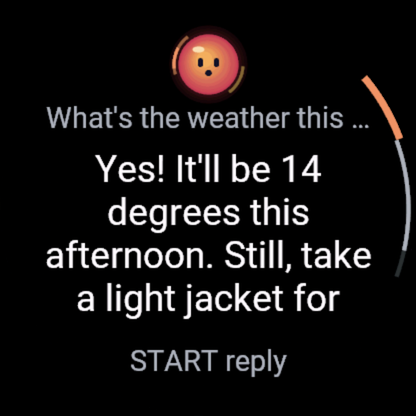
#> input picture store-screenshots/ask-4-answer-en.png, 416 x 416 px, found by its file name
$ python watch2.py out.png
#> lines starting #> are read from the running program, lines starting #| are printed output that depends on the picture; after the words box and inside, x2 and y2 are one past the last pixel; in counts of white or black regions, pixels touching at a corner belong together
### store-assets-v2/_build/lib.py
import numpy as np
from PIL import Image, ImageDraw, ImageFilter, ImageFont, ImageChops

G='/usr/share/fonts/truetype/sand-box/google/'
FONTS={'head':G+'Inter Tight/InterTight-VariableFont_wght.ttf','body':G+'Inter/Inter-VariableFont_opsz,wght.ttf','word':G+'Sora/Sora-VariableFont_wght.ttf'}
# [5 lines left out: function font, not called in this run]

def hx(h): h=h.lstrip('#'); return np.array([int(h[i:i+2],16) for i in (0,2,4)],float)/255
PAL={
 'aurore':[hx('5536E8'),hx('FF74B8'),hx('B68DFF')],
 'lagon':[hx('0A5BD0'),hx('40F0D2'),hx('74E4FF')],
 'braise':[hx('D42F55'),hx('FFB648'),hx('FF8E5E')],
}
#> further down, im is the input picture: PIL image 416x416 RGB; mean R, G, B 21.4, 19, 19
INK=hx('16112E'); DEEP=hx('0B0820')

def grid(w,h):
    y,x=np.mgrid[0:h,0:w].astype(float)
    return x,y

def blob(x,y,cx,cy,r):
    return np.exp(-(((x-cx)**2+(y-cy)**2)/(r*r)))

# [13 lines left out: function background, not called in this run]

def to_img(a):
    return Image.fromarray((np.clip(a,0,1)*255+0.5).astype(np.uint8))

# [53 lines left out: function orb_layer, not called in this run]

def add_layer(base,glow):
    return ImageChops.add(base.convert('RGB'),glow.convert('RGB'))

def screen_blend(base,glow):
    return ImageChops.screen(base.convert('RGB'),glow.convert('RGB'))

def circle_mask(size,ss=4,inset=0):
    w,h=size
    m=Image.new('L',(w*ss,h*ss),0); ImageDraw.Draw(m).ellipse((inset*ss,inset*ss,(w-inset)*ss-1,(h-inset)*ss-1),fill=255)
    return m.resize((w,h),Image.LANCZOS)

def lin_grad(w,h,stops,angle=90):
    """stops: list of (pos,color array). angle deg: 90 = top->bottom"""
    x,y=grid(w,h)
    a=np.deg2rad(angle)
    t=(x-w/2)*np.cos(a)+(y-h/2)*np.sin(a)
    t=(t-t.min())/(t.max()-t.min()+1e-9)
    out=np.zeros((h,w,3))
    ps=[s[0] for s in stops]; cs=[s[1] for s in stops]
    for ch in range(3):
        out[...,ch]=np.interp(t,ps,[c[ch] for c in cs])
    return out

# [125 lines left out: functions watch, shadow, text_center, gradient_text, not called in this run]

### store-assets-v2/_build/watch2.py
from lib import *
def _rgba(rgb,a):
    return Image.fromarray((np.dstack([np.clip(rgb,0,1),np.clip(a,0,1)[...,None]])*255+0.5).astype(np.uint8),'RGBA')
def smooth_mask(m,rad):
    return m.filter(ImageFilter.GaussianBlur(rad)).point(lambda v:255 if v>127 else 0).filter(ImageFilter.GaussianBlur(0.8))
def watch2(screen,D,ss=2,tone='titanium',strap_up=0.55,strap_down=1.6):
#> called with D = 540, ss = 2, tone = 'titanium', strap_up = 0.55, strap_down = 1.6
    S=ss; Dd=D*S; R=Dd/2
    Wc=int(Dd*1.25); Hc=int(Dd*(1.1+strap_up+strap_down))
    cx,cy=Wc/2,Dd*(0.55+strap_up)
    x,y=grid(Wc,Hc)
    ang=np.arctan2(y-cy,x-cx); rr=np.sqrt((x-cx)**2+(y-cy)**2)
    cv=Image.new('RGBA',(Wc,Hc),(0,0,0,0))
#> cv: PIL image 1350x3510 RGBA; every value is 0
    # strap
    sw=Dd*0.56
    sm=Image.new('L',(Wc,Hc),0); ImageDraw.Draw(sm).rectangle((cx-sw/2,0,cx+sw/2,Hc),fill=255)
#> after `sm = Image.new('L', (Wc, Hc), 0)`: sm: PIL image 1350x3510 L; every value is 0
#> after `ImageDraw.Draw(sm).rectangle((cx - sw / 2, 0, cx + sw / 2, Hc), fill=2`:
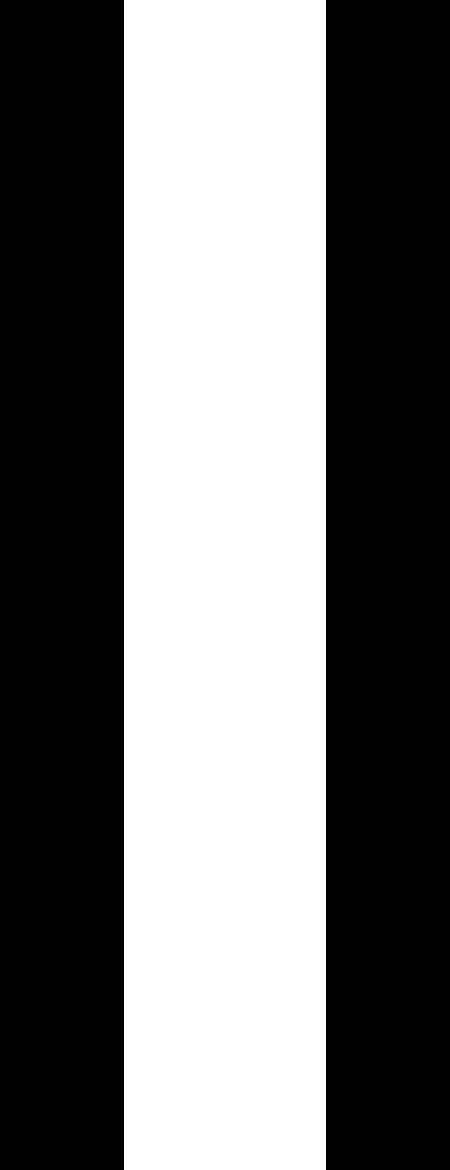
#> sm: PIL image 1350x3510 L (shown at 1/3 size); 44.9% white; 1 white region, box (x1, y1, x2, y2) and area: (372, 0, 978, 3510) 2127060
    acr=np.clip(np.abs(x-cx)/(sw/2),0,1)
    base=hx('1b1b22')
    srgb=base[None,None,:]*(1.0-0.55*acr[...,None]**4)+0.035*np.exp(-((x-cx+sw*0.2)/(sw*0.10))**2)[...,None]
    # pin-hole/texture lines
    srgb=srgb+0.012*np.sin(y/(S*5))[...,None]
    dy=(y-cy)/R
    fade=np.where(dy<0,np.clip(1-(-dy-0.9)/strap_up,0,1),np.clip(1-(dy-1.0)/strap_down,0,1))
    fade=fade*fade*(3-2*fade)
    sa=np.asarray(sm).astype(float)/255*fade**1.3
    cv.alpha_composite(_rgba(srgb,sa))
    # case outline + slim connectors
    body=Image.new('L',(Wc,Hc),0); bd=ImageDraw.Draw(body)
    bd.ellipse((cx-R,cy-R,cx+R,cy+R),fill=255)
    cw=sw*1.04
    bd.rounded_rectangle((cx-cw/2,cy-R*1.06,cx+cw/2,cy+R*1.06),radius=cw*0.22,fill=255)
    body=smooth_mask(body,S*8)
    # buttons (drawn under case)
    btn=Image.new('L',(Wc,Hc),0); btd=ImageDraw.Draw(btn)
    for a_,len_,h_ in [(-32,0.07,0.07),(0,0.085,0.11),(32,0.07,0.07)]:
        a=np.deg2rad(a_); bx=cx+R*0.99*np.cos(a); by=cy+R*0.99*np.sin(a)
        dx=np.sign(np.cos(a))
        x1=bx-R*0.02*dx; x2=bx+R*len_*dx
        btd.rounded_rectangle((min(x1,x2),by-R*h_/2,max(x1,x2),by+R*h_/2),radius=R*0.03,fill=255)
    bmet=lin_grad(Wc,Hc,[(0,hx('3a3d45')),(0.45,hx('a9aeb8')),(0.55,hx('d0d4dc')),(1,hx('2c2e35'))],angle=90)
    # per-button vertical shading
    bl=np.asarray(btn).astype(float)/255
#> bl: shape (3510, 1350) float64; values 0 (black) and 1 (white), 0.14% white; 3 white regions, box (x1, y1, x2, y2) and area: (1199, 1158, 1257, 1219) 3288, (1118, 886, 1167, 925) 1661, (1118, 1452, 1167, 1491) 1661
    cv.alpha_composite(_rgba(bmet*0.85,bl))
    # metal: anisotropic conic
    if tone=='titanium':
        lo,hi=hx('16171c'),hx('7a7f8a')
    else:
        lo,hi=hx('1a1a1f'),hx('8a8d96')
    t=0.5+0.38*np.cos(2*(ang-np.deg2rad(-50)))+0.10*np.cos(4*ang+0.6)
    t=np.clip(t,0,1)[...,None]
    metal=lo*(1-t)+hi*t
    # vertical light on lugs
    bmask=np.asarray(body).astype(float)/255
    inner=np.asarray(body.filter(ImageFilter.GaussianBlur(S*4))).astype(float)/255
    edge=np.clip((1-inner)*bmask*1.8,0,1)
    metal=metal*(1-0.25*edge[...,None])+np.clip(-(x-cx)*0.4-(y-cy)*0.6,0,None)[...,None]/Dd*0.0
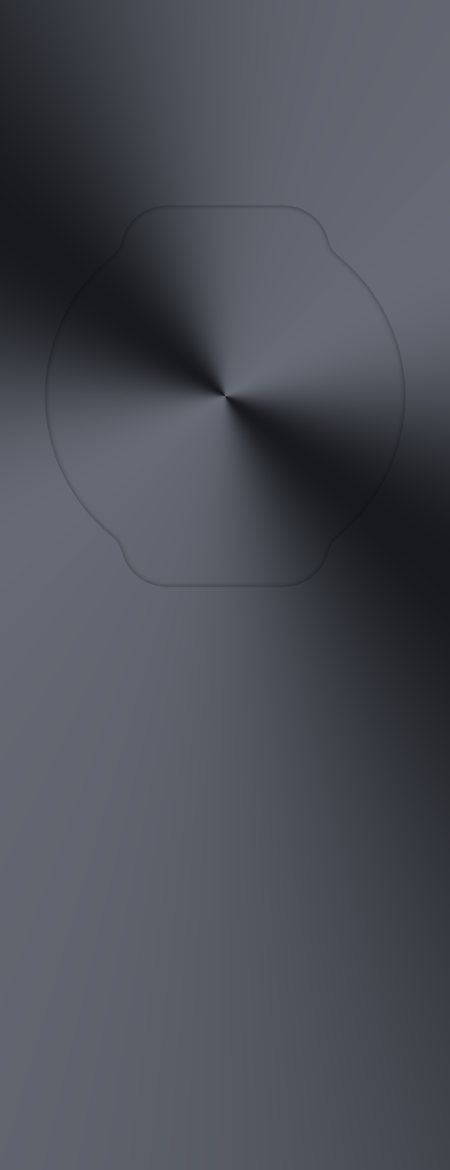
#> metal: shape (3510, 1350, 3) float64 (shown at 1/3 size); mean of channels 0, 1, 2 0.301, 0.314, 0.346; drawn as R, G, B
    cv.alpha_composite(_rgba(metal,bmask))
    # chamfer highlight ring at case edge
    ring=np.exp(-((rr-R*0.975)/(S*1.6))**2)*np.clip(0.5+0.5*np.cos(ang-np.deg2rad(-120)),0,1)
    cv.alpha_composite(_rgba(np.ones((Hc,Wc,3)),ring*0.75*bmask))
    # bezel (ceramic, dark) with soft gradient
    rb=R*0.94
    bez=(rr<rb).astype(float)
    bezc=hx('0c0c11')*(1)+(0.06*np.clip(0.5+0.5*np.cos(ang-np.deg2rad(-110)),0,1))[...,None]
    cv.alpha_composite(_rgba(bezc,bez))
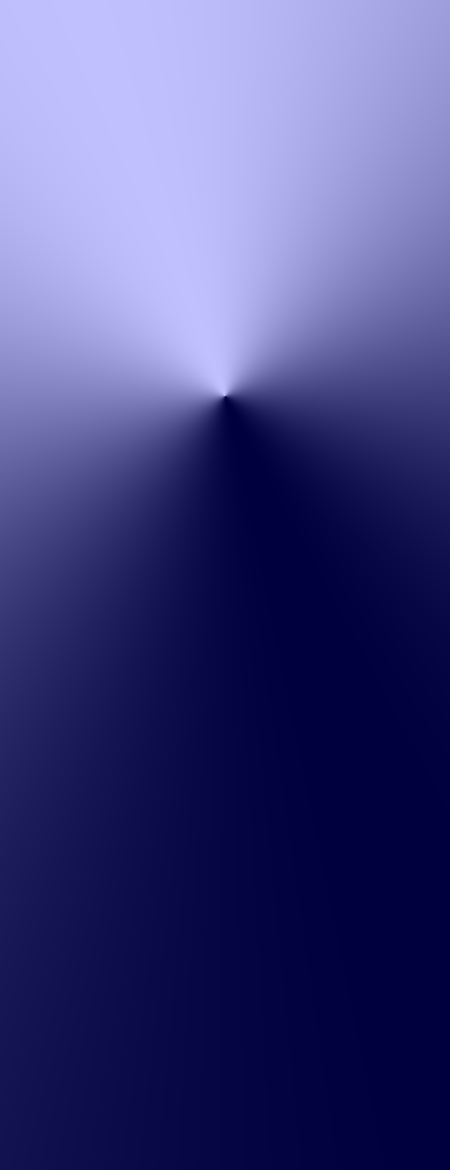
#> bezc: shape (3510, 1350, 3) float64 (shown at 1/3 size); mean R, G, B 0.0682, 0.0682, 0.0878; drawn with min black and max white
    # minimal 4 markers
    d=ImageDraw.Draw(cv)
    for k in range(12):
        a=np.deg2rad(k*30-90)
        r1=R*0.925; r2=R*(0.895 if k%3==0 else 0.91)
        c=(170,172,180,255) if k%3==0 else (80,82,90,255)
        d.line((cx+r1*np.cos(a),cy+r1*np.sin(a),cx+r2*np.cos(a),cy+r2*np.sin(a)),fill=c,width=int(S*(2.6 if k%3==0 else 1.6)))
    # inner bezel lip
    rl=R*0.88
    lip=np.exp(-((rr-rl)/(S*1.2))**2)*0.18
    cv.alpha_composite(_rgba(np.ones((Hc,Wc,3)),lip))
    # display
    rs=R*0.87
    d.ellipse((cx-rs,cy-rs,cx+rs,cy+rs),fill=(0,0,0,255))
    sd_=int(rs*2*0.99)
    scr=screen.convert('RGB').resize((sd_,sd_),Image.LANCZOS)
    cv.paste(scr,(int(cx-sd_/2),int(cy-sd_/2)),circle_mask((sd_,sd_)))
#> in circle_mask, `m = Image.new('L', (w * ss, h * ss), 0)`: m: PIL image 3720x3720 L; every value is 0
#> in circle_mask, `ImageDraw.Draw(m).ellipse((inset * ss, inset * ss, (w - inset) * ss - `: m: PIL image 3720x3720 L; 78.5% white; 4 black regions, box (x1, y1, x2, y2) and area: (0, 0, 1817, 1817) 742571, (1903, 0, 3720, 1817) 742571, (0, 1903, 1817, 3720) 742571, (1903, 1903, 3720, 3720) 742571
#> in circle_mask, `return m.resize((w,h),Image.LANCZOS)`:
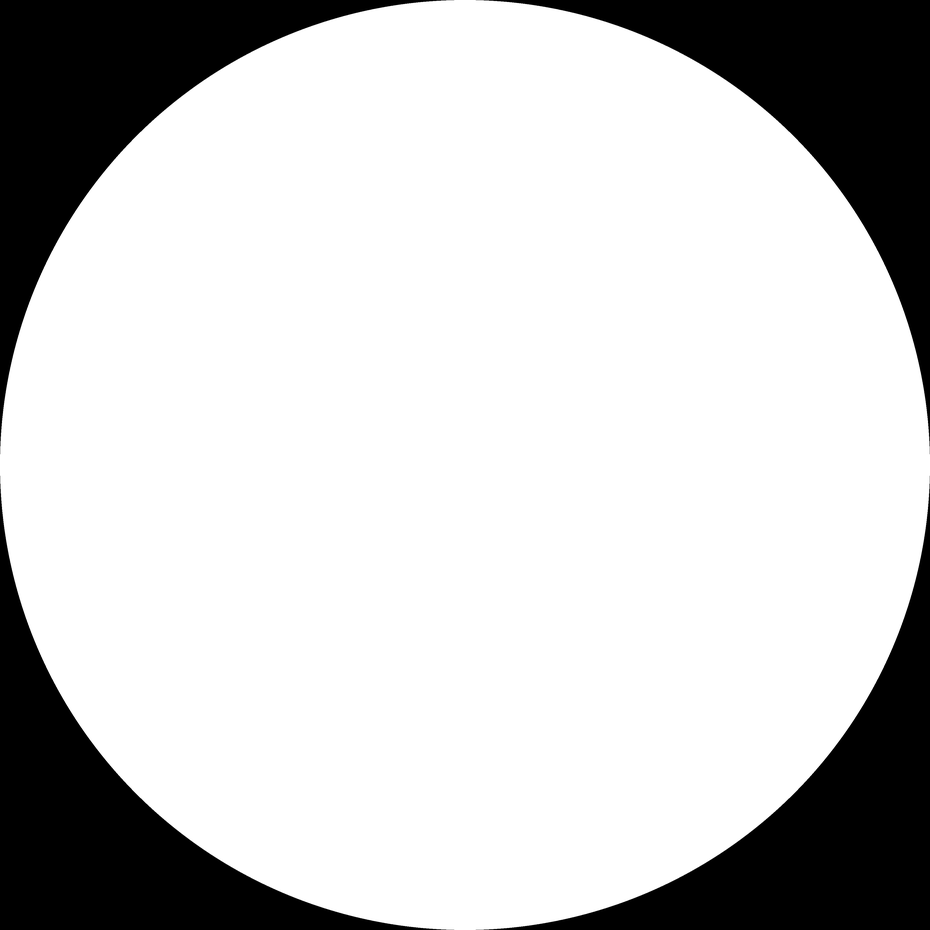
#> returned value: PIL image 930x930 L; min 0, max 255, mean 200.3
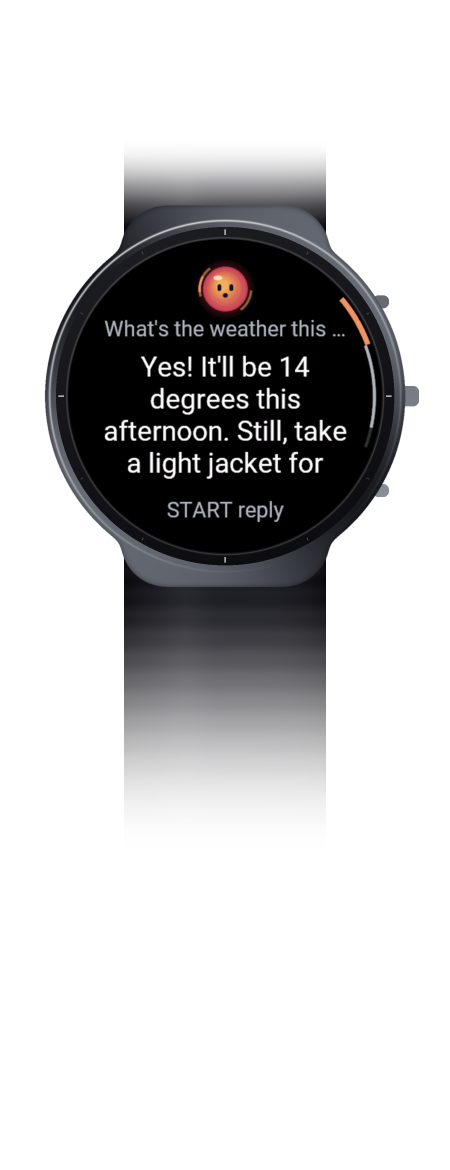
#> cv: PIL image 1350x3510 RGBA (shown at 1/3 size); mean R, G, B, A 10.9, 10.5, 11.7, 67; transparent parts drawn white
    # glass sheen
    inside=(rr<rs).astype(float)
    sheen=np.clip(((cx-x)*0.55+(cy-y)*0.85)/rs,0,1)**2*0.08
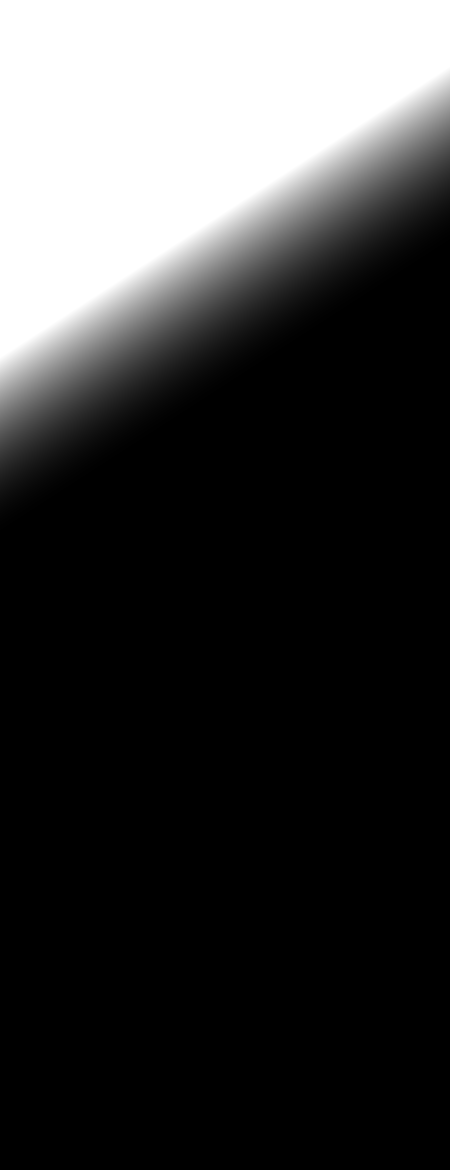
#> sheen: shape (3510, 1350) float64 (shown at 1/3 size); min 0, max 0.08, mean 0.0187; drawn with min black and max white
    cv.alpha_composite(_rgba(np.ones((Hc,Wc,3)),inside*sheen))
    return cv.resize((Wc//S,Hc//S),Image.LANCZOS)
#> returned value: PIL image 675x1755 RGBA
if __name__=='__main__':
    import sys
    im=Image.open('/workspace/voxstore/src/voxwrist-site/store-screenshots/ask-4-answer-en.png')
    w=watch2(im,540)
    bg=Image.new('RGBA',w.size,(30,24,60,255)); bg.alpha_composite(w); bg.convert('RGB').save('w2_%s.png'%sys.argv[1])
#> after `bg.alpha_composite(w)`:
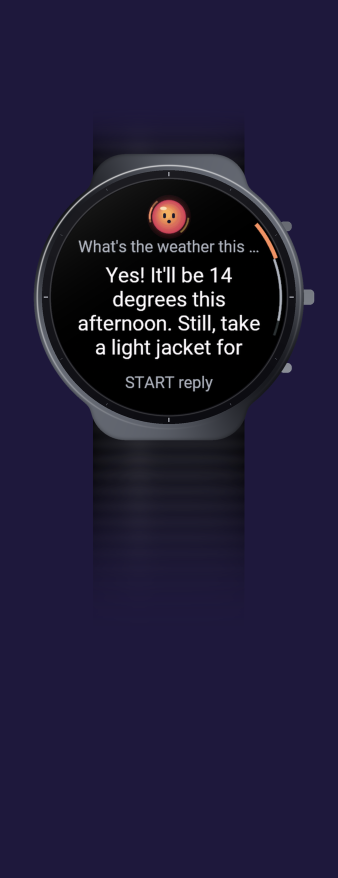
#> bg: PIL image 675x1755 RGBA (shown at 1/2 size); mean R, G, B, A 31.4, 26.6, 53.9, 255
    print(w.size)
#| (675, 1755)
